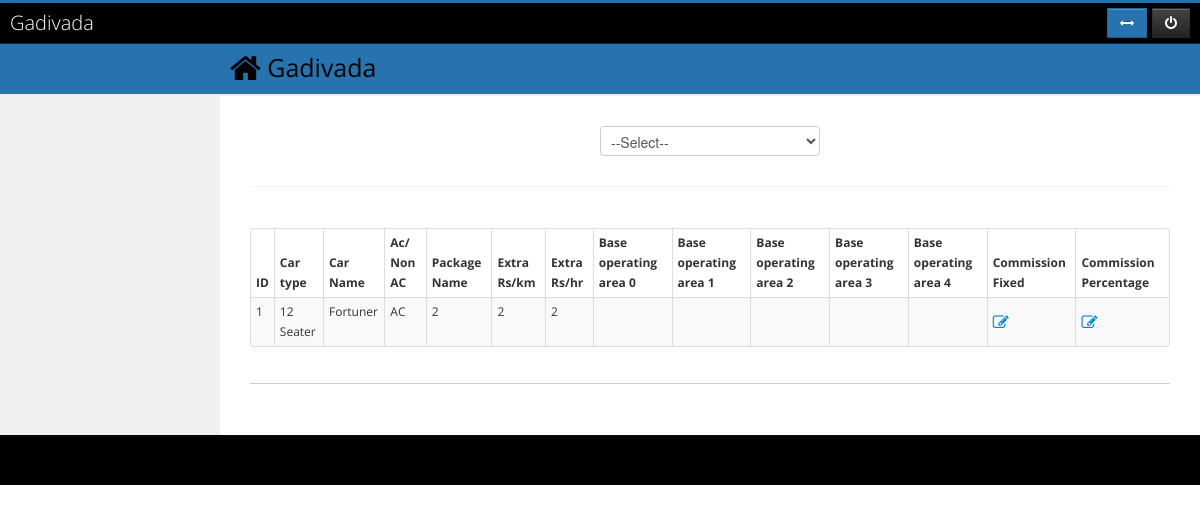
The page /index.php/admin_c/local_package_commission on the database as committed earlier.
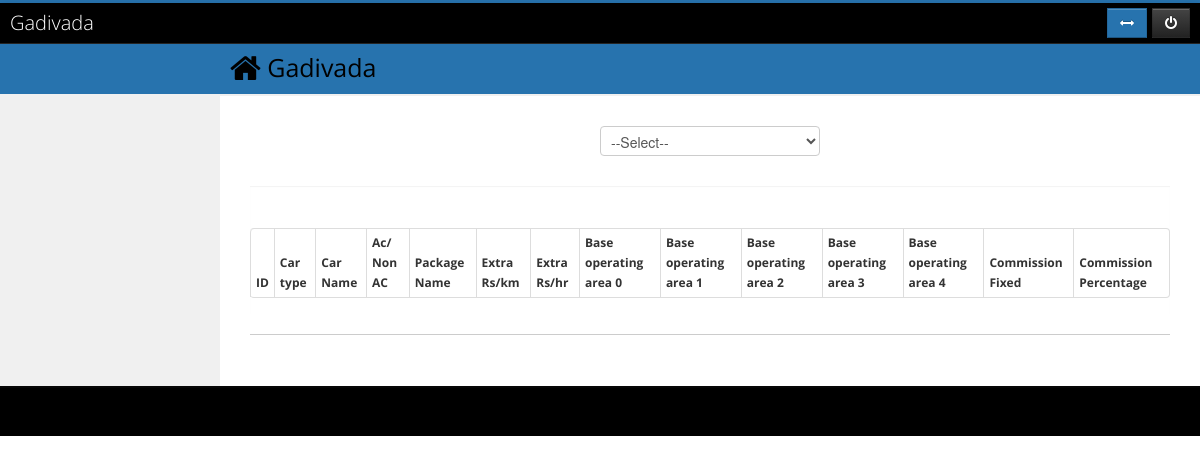
The same page on the database as committed later.
### tables this page shows
CREATE TABLE IF NOT EXISTS `pricing_local` (
  `ID` int(11) NOT NULL AUTO_INCREMENT,
  `agent_id` int(11) NOT NULL,
  `price_for` varchar(50) NOT NULL COMMENT '1-Fexible, 2-Package',
  `car_type_id` int(11) NOT NULL,
  `car_model_id` int(11) NOT NULL,
  `ac_nonac` varchar(50) NOT NULL,
  `package` varchar(200) DEFAULT NULL,
  `extra_per_km` int(11) NOT NULL DEFAULT '1',
  `extra_per_hr` int(11) NOT NULL DEFAULT '1',
  `min_halt_time` varchar(40) DEFAULT NULL,
  `price_per_min_booking_time` int(11) DEFAULT NULL,
  `price_per_km` int(11) DEFAULT '1',
  `commision_fixed` int(11) NOT NULL DEFAULT '1',
  `commision_percentage` int(11) NOT NULL DEFAULT '1',
  `base_operating_area_0` varchar(40) DEFAULT NULL,
  `base_operating_area_1` varchar(40) DEFAULT NULL,
  `base_operating_area_2` varchar(40) DEFAULT NULL,
  `base_operating_area_3` varchar(40) DEFAULT NULL,
  `base_operating_area_4` varchar(40) DEFAULT NULL,
  PRIMARY KEY (`ID`),
  KEY `FK_pricing_local.car_type_id` (`car_type_id`),
  KEY `FK_pricing_local.car_model_id` (`car_model_id`)
);

CREATE TABLE IF NOT EXISTS `car_type` (
  `ID` int(11) NOT NULL AUTO_INCREMENT,
  `TYPE_NAME` varchar(100) DEFAULT NULL,
  PRIMARY KEY (`ID`)
);

CREATE TABLE IF NOT EXISTS `car_model` (
  `ID` int(11) NOT NULL AUTO_INCREMENT,
  `TYPE_ID` int(11) NOT NULL DEFAULT '0',
  `MODEL_NAME` varchar(100) NOT NULL,
  PRIMARY KEY (`ID`)
);

### application/controllers/admin_c.php (called while the page is built, shortened)
<?php if ( ! defined('BASEPATH')) exit('No direct script access allowed');
class Admin_c extends CI_Controller {
	function __construct()
	{
		$this->load->model('admin_m');
		$this->load->model('city_m');
		$this->load->model('car_type_m');
		$this->load->model('area_m');
		$this->load->model('car_model_m');
		$this->load->model('features_m');
		$this->load->model('packages_m');
		$this->load->model('discounts_m');
		$this->load->model('pricing_m');
		$this->load->model('cancellation_m');
	}
	public function local_package_commission()
	{
		$data['com'] = 'active';
		$data['localPackData'] = $this->pricing_m->get_all_local_flexible_data('package');
		$this->load->view('admin/local_package_commission',$data);
	}
}
?>

### index.php (called while the page is built, shortened)
<?php
require_once BASEPATH.'core/CodeIgniter.php';

### application/models/pricing_m.php (called while the page is built, shortened)
<?php
Class Pricing_m extends CI_Model{
	function get_all_local_flexible_data($type='',$id=0)
	{
			$this->db->join('car_type', 'car_type.ID = pricing_local.car_type_id');
			$this->db->join('car_model', 'car_model.TYPE_ID = car_type.ID and car_model.ID = pricing_local.car_model_id');
			$this->db->join('package_local', 'package_local.ID = pricing_local.package','left');
			if($type == 'package'){
				$this->db->where('price_for','Package');
			}
			$this->db->distinct();
		$query=$this->db->get()->result();
		return $query;
	}
}
?>

### application/views/admin/local_package_commission.php (the view, shortened to what this page needs)
<div align="center">
<form name="myform" method="post" action="<?php echo base_url()?>admin_c/commission_select">
	<select name='comm' onchange="this.form.submit()">
		<option value="">--Select--</option>
	</select>
</form>
</div>
<div id="collapse4" class="body">
	<h3>Local Package Commission</h3>
	<table id="dataTable" class="table table-bordered table-condensed table-hover table-striped">
		<thead>
			<tr>
				<th>ID</th>
				<th>Car type</th>
				<th>Car Name</th>
				<th>Ac/ Non AC</th>
				<th>Package Name</th>
				<th>Extra Rs/km</th>
				<th>Extra Rs/hr</th>
				<th>Base operating area 0</th>
				<th>Base operating area 1</th>
				<th>Base operating area 2</th>
				<th>Base operating area 3</th>
				<th>Base operating area 4</th>
				<th>Commission Fixed</th>
				<th>Commission Percentage</th>
			</tr>
		</thead>
		<tbody>
		<?php $numbers = 1;
		foreach($localPackData as $row){ ?>
		<tr>
			<td><?php echo $numbers ?></td>
			<td><?php echo $row->TYPE_NAME ?></td>
			<td><?php echo $row->MODEL_NAME ?></td>
			<td><?php echo $row->ac_nonac ?></td>
			<td><?php echo $row->package ?></td>
			<td><?php echo $row->extra_per_km ?></td>
			<td><?php echo $row->extra_per_hr ?></td>
			<td><?php echo $row->base_operating_area_0 ?></td>
			<td><?php echo $row->base_operating_area_1 ?></td>
			<td><?php echo $row->base_operating_area_2 ?></td>
			<td><?php echo $row->base_operating_area_3 ?></td>
			<td><?php echo $row->base_operating_area_4 ?></td>
			<td>
				<span id="span_<?php echo $row->ID?>"><?php echo $row->commision_fixed ?></span>
				<a id="<?php echo 'edit_'.$row->ID?>" class="icon-edit icon-large"
				    onclick="fixed_edit(<?php echo $row->ID?>);"
					href="javascript:void(0);" >
				</a>
			</td>
			<td>
				<span id="span1_<?php echo $row->ID?>"><?php echo $row->commision_percentage ?></span>
				<a id="<?php echo 'edit1_'.$row->ID?>" class="icon-edit icon-large"
				    onclick="percentage_edit(<?php echo $row->ID?>);"
					href="javascript:void(0);" >
				</a>
			</td>
		<?php $numbers ++; ?>
		</tr>
		<?php } ?>
		</tbody>
	</table>
</div>

Rows that differ between the two databases and show on the page:
no longer on this page (row edited): pricing_local: car_type.TYPE_NAME "12 Seater", car_model.MODEL_NAME "Fortuner", ac_nonac "AC", package "2", extra_per_km "2", extra_per_hr "2"
